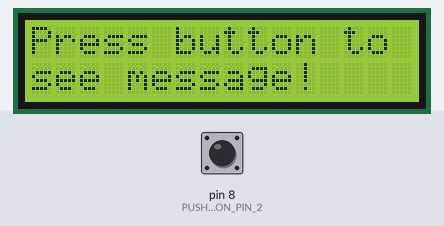
This sketch was run on a simulated Arduino Uno, built with avr-gcc and run on an emulated ATmega328P. On the bench: 16×2 character LCD. The test bench sets the inputs (shaded band); at power-on: pin 8 (PUSHBUTTON_PIN_2) LOW. Random numbers use the default seed unless the sketch sets one; what the sketch prints to the serial monitor is not drawn.

Above: at 3.2 s.
3.3 s: pin 8 (PUSHBUTTON_PIN_2) pulled HIGH for 0.15 s
At 4.1 s:
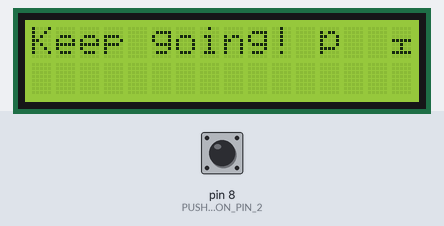
6.4 s: pin 8 (PUSHBUTTON_PIN_2) pulled HIGH for 3.2 s
At 9.0 s:
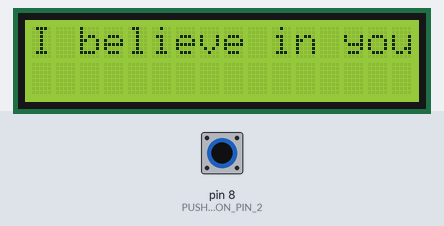
Timing chart, 0 to 10.5 s (numbered marks = the images above; inputs shaded):
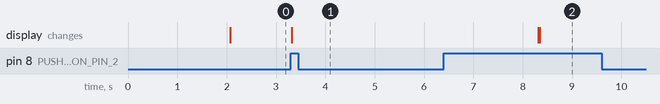

The sketch:

LCD_MESSAGES.ino
```cpp
#include "Arduino.h"
#include "LiquidCrystal.h"
#include "Button.h"

// Pin Definitions
#define LCD_PIN_RS    7
#define LCD_PIN_E     6
#define LCD_PIN_DB4   2
#define LCD_PIN_DB5   3
#define LCD_PIN_DB6   4
#define LCD_PIN_DB7   5
#define PUSHBUTTON_PIN_2 8

// Global variables and defines

// Object initialization
LiquidCrystal lcd(LCD_PIN_RS, LCD_PIN_E, LCD_PIN_DB4, LCD_PIN_DB5, LCD_PIN_DB6, LCD_PIN_DB7);
Button pushButton(PUSHBUTTON_PIN_2);

// Message options
const String messages[] = {
  "You got this! ♥",
  "I believe in you!",
  "Keep going! 💪",
  "Stay strong! 💖",
  "You are amazing! 🌟",
  "Don't give up! ✨"
};
const int numMessages = sizeof(messages) / sizeof(messages[0]);

// Timer variables
const int timeout = 5000;       // Timeout duration of 5 seconds
unsigned long lastMessageTime = 0; // Timer to track message display time
bool messageDisplayed = false;  // Flag to indicate if message is currently displayed

void setup() {
  // Setup Serial for debugging
  Serial.begin(9600);
  while (!Serial); // wait for serial port to connect (only for native USB devices)

  // Initialize the LCD
  lcd.begin(16, 2);
  lcd.clear();

  // Test if the LCD is working by printing a simple message
  lcd.setCursor(0, 0);
  lcd.print("LCD Test...");
  delay(2000); // Wait for 2 seconds

  // Seed the random number generator using analog pin A0
  randomSeed(analogRead(A0));

  // Initialize the button
  pushButton.init();

  // Display an initial message
  lcd.clear(); // Clear any previous messages
  lcd.setCursor(0, 0);
  lcd.print("Press button to");
  lcd.setCursor(0, 1);
  lcd.print("see message!");

  // Print to serial monitor that the system is ready
  Serial.println("System is ready.");
  Serial.println("Press the button to see a message.");
}

void loop() {
  // Read button state
  bool buttonPressed = pushButton.read();
  if (buttonPressed && !messageDisplayed) {
    // Display a random message
    displayRandomMessage();
    messageDisplayed = true;
    lastMessageTime = millis(); // Reset the timer

    // Notify that a message is being displayed
    Serial.println("Displaying a random message.");
  }

  // If a message is displayed, check the timeout
  if (messageDisplayed && millis() - lastMessageTime >= timeout) {
    // Clear the message after the timeout
    lcd.clear();
    messageDisplayed = false;

    // Show initial prompt again
    lcd.setCursor(0, 0);
    lcd.print("Press button to");
    lcd.setCursor(0, 1);
    lcd.print("see message!");

    // Notify that the message is cleared and ready for the next press
    Serial.println("Message cleared, waiting for next press.");
  }
}

// Function to display a random message
void displayRandomMessage() {
  // Randomly pick a message from the array
  int randomIndex = random(0, numMessages);  // Random index between 0 and numMessages-1

  // Print debug message to serial monitor
  Serial.print(F("Random index: "));
  Serial.println(randomIndex); // Output the random index to the Serial Monitor
  Serial.print(F("Displaying message: "));
  Serial.println(messages[randomIndex]); // Output the message being displayed

  // Display the message on the LCD
  lcd.clear();  // Clear previous message
  lcd.setCursor(0, 0);
  lcd.print(messages[randomIndex]);
}
```

Button.cpp
```cpp
#include "Button.h"

#include <Arduino.h>


Button::Button(const int pin) : m_pin(pin)
{

}

void Button::init()
{

  pinMode(m_pin, INPUT);
  // set begin state
  m_lastButtonState = read();
}


//read button state.
bool Button::read()
{
  return digitalRead(m_pin);

}


//In General:
//if button is not pushed function will return LOW (0).
//if it is pushed function will return HIGH (1).

bool Button::onChange()
{
  //read button state. '1' is pushed, '0' is not pushed.
  bool reading = read();
  // If the switch changed, due to noise or pressing:
  if (reading != m_lastButtonState) {
    // reset the debouncing timer
    m_lastDebounceTime = millis();
    m_pressFlag = 1;
  }

  if ((millis() - m_lastDebounceTime) > m_debounceDelay) {
    // whatever the reading is at, it's been there for longer
    // than the debounce delay, so take it as the actual current state:

    // if the button state has changed:
    if (m_pressFlag) { //reading != m_lastButtonState) {
      //update the buton state
      m_pressFlag = 0;

      // save the reading.  Next time through the loop,
      m_lastButtonState = reading;
      return 1;

    }
  }
  m_lastButtonState = reading;

  return 0;

}

bool Button::onPress()
{
  //read button state. '1' is pushed, '0' is not pushed.
  bool reading = read();
  // If the switch changed, due to noise or pressing:
  if (reading == HIGH && m_lastButtonState == LOW) {
    // reset the debouncing timer
    m_lastDebounceTime = millis();
    m_pressFlag = 1;
  }

  if ((millis() - m_lastDebounceTime) > m_debounceDelay) {
    // whatever the reading is at, it's been there for longer
    // than the debounce delay, so take it as the actual current state:

    // if the button state has changed:
    if (m_pressFlag) {
      // save the reading.  Next time through the loop,
      m_pressFlag = 0;
      m_lastButtonState = reading;
      return 1;

    }
  }
  m_lastButtonState = reading;

  return 0;

}

bool Button::onRelease()
{
  //read button state. '1' is pushed, '0' is not pushed.
  bool reading = read();
  // If the switch changed, due to noise or pressing:
  if (reading == LOW && m_lastButtonState == HIGH) {
    // reset the debouncing timer
    m_lastDebounceTime = millis();
    m_pressFlag = 1;
  }

  if ((millis() - m_lastDebounceTime) > m_debounceDelay) {
    // whatever the reading is at, it's been there for longer
    // than the debounce delay, so take it as the actual current state:

    // if the button state has changed:
    if ( m_pressFlag) { //reading == LOW && m_lastButtonState == HIGH) {
      // save the reading.  Next time through the loop,
      m_lastButtonState = reading;
      m_pressFlag = 0;
      return 1;

    }
  }
  m_lastButtonState = reading;

  return 0;

}
```

Button.h
```cpp
#ifndef _BUTTON_H_
#define _BUTTON_H_


//button  class:
class Button {
  public:
    Button(const int pin);
    //initialize button instance
    void init();
    //Read button state - without debounce
    bool read();
    //return True on both button events, Press or Release
    bool onChange();
    //return True only on Press
    bool onPress();
    //return True only on Release
    bool onRelease();


  private:
    const int m_pin;
    bool m_lastButtonState; //state variables
    long m_lastDebounceTime = 0;  // the last time the output pin was toggled
    const int m_debounceDelay = 50;    // the debounce time; increase if the output flickers
    bool m_pressFlag = 0;

};

#endif //_BUTTON_H_
```

Measured:
- after the input at 3.3 s, the display: changes at once (image 1)
